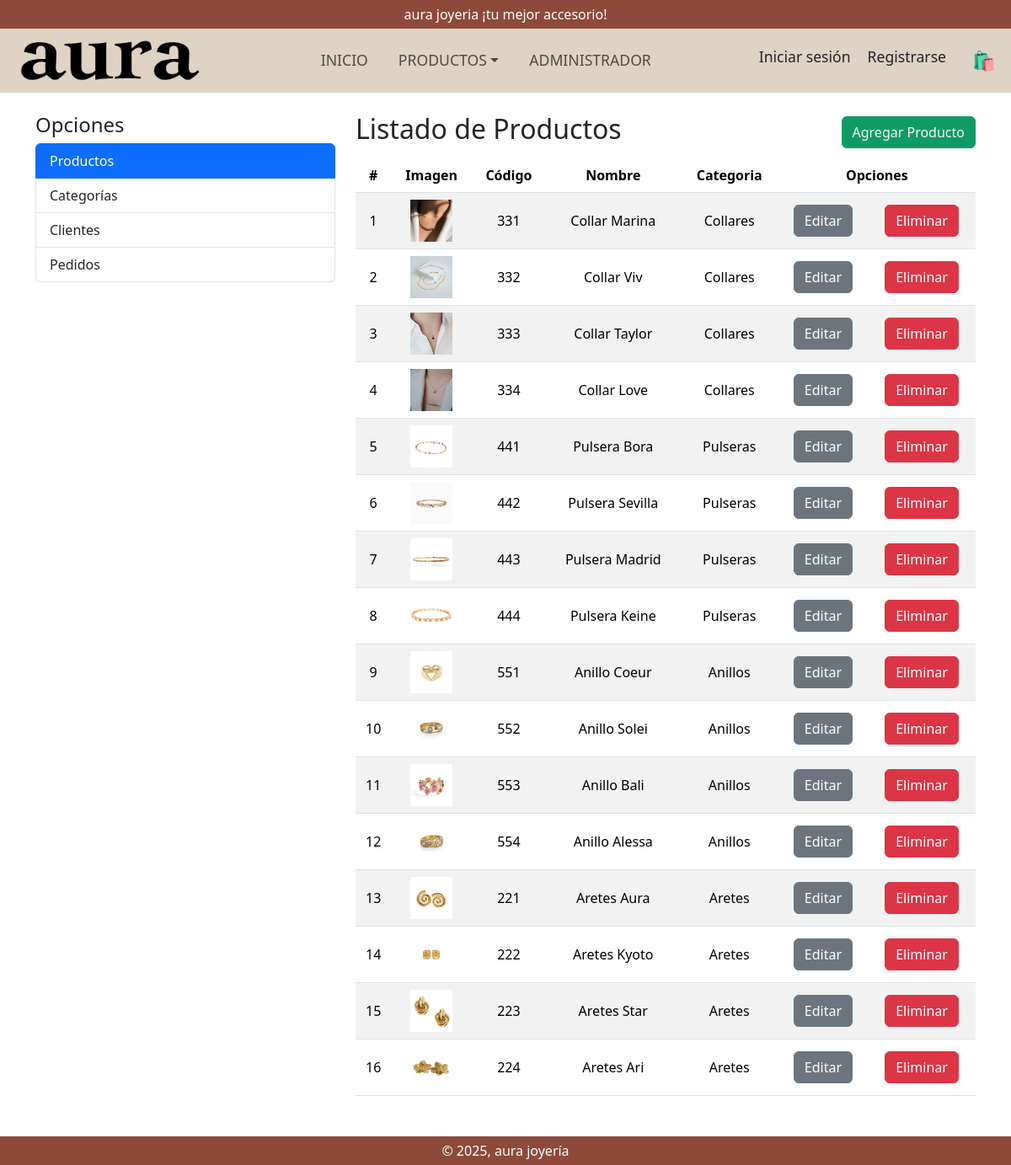
/productos/, run on the app's committed database.
### Aplicaciones/Gestion/models.py (models this page shows, shortened)
class Productos(models.Model):
    codigo=models.CharField(primary_key=True,max_length=6)
    nombre=models.CharField(max_length=50)
    categoria = models.ForeignKey(Categoria, on_delete=models.CASCADE , default=1)
    imagen = models.ImageField(upload_to='productos/', null=True, blank=True)
    precio = models.DecimalField(max_digits=8, decimal_places=2, default=0.00)

class Categoria(models.Model):
    codigo=models.CharField(primary_key=True,max_length=6, default='DEF001')
    nombre=models.CharField(max_length=50)
    def __str__(self):
        return self.nombre

### Aplicaciones/Gestion/views.py (the view)
# urls.py: path('productos/', views.gestionproductos),
def gestionproductos(request): #request es una peticion modelo cliente servidor
    productos = Productos.objects.all() #listado de todos los productos
    return render(request, "gestionproductos.html", {"productos":productos})

### Aplicaciones/Gestion/context_processors.py (called while the page is built)
def categorias_disponibles(request):
    categorias = Categoria.objects.all()
    return {'categorias': categorias}

### Aplicaciones/Gestion/templates/gestionproductos.html (shortened to what this page needs)
{% extends "./base.html"%}
{% block body %}
<div class="row">
    <div class="col-md-4">
        <h4>Opciones</h4>
        <div class="list-group">
            <a href="/productos" class="list-group-item list-group-item-action active">Productos</a>
            <a href="/categorias" class="list-group-item list-group-item-action">Categorías</a>
            <a href="/clientes" class="list-group-item list-group-item-action">Clientes</a>
            <a href="/pedidos" class="list-group-item list-group-item-action">Pedidos</a>
        </div>
    </div>
    <div class="col-md-8">
        <div class="d-flex justify-content-between align-items-center">
            <h2>Listado de Productos</h2>
            <a href="{% url 'agregar_producto' %}" class="btn btn-custom">Agregar Producto</a>
        </div>
        <div class="table-responsive py-2">
            <table class="table table-striped">
                <thead>
                    <tr>
                        <th>#</th>
                        <th>Imagen</th>
                        <th>Código</th>
                        <th>Nombre</th>
                        <th>Categoria</th>
                        <th colspan="2">Opciones</th>
                    </tr>
                </thead>
                <tbody>
                    {% for p in productos %}
                    <tr>
                        <td>{{ forloop.counter }}</td>
                        <td>
                            {% if p.imagen %}
                                <img src="{{ p.imagen.url }}" width="50" height="50" alt="Imagen producto">
                            {% else %}
                                Sin imagen
                            {% endif %}
                        </td>
                        <td>{{ p.codigo }}</td>
                        <td>{{ p.nombre }}</td>
                        <td>{{ p.categoria }}</td>
                        <td><a href="/edicionProducto/{{ p.codigo }}" class="btn btn-secondary">Editar</a></td>
                        <td><a href="/eliminacionProducto/{{ p.codigo }}" class="btn btn-danger btnEliminacion">Eliminar</a></td>
                    </tr>
                    {% endfor %}
                </tbody>
            </table>
        </div>
    </div>
</div>
{% endblock %}

### static/css/gestionProductos.css (style rules this page uses)
th,td { text-align: center; vertical-align: middle; }

### Aplicaciones/Gestion/templates/base.html (style rules this page uses)
html, body { height: 100%; margin: 0; padding: 0; }
body { display: flex; flex-direction: column; }
.btn-custom { background-color: #109b66; color: whitesmoke; border-color: #109b66; }

### data on the page
Productos: imagen (picture), codigo "331", nombre "Collar Marina", categoria "Collares"
Productos: imagen (picture), codigo "332", nombre "Collar Viv", categoria "Collares"
Productos: imagen (picture), codigo "333", nombre "Collar Taylor", categoria "Collares"
Productos: imagen (picture), codigo "334", nombre "Collar Love", categoria "Collares"
Productos: imagen (picture), codigo "441", nombre "Pulsera Bora", categoria "Pulseras"
Productos: imagen (picture), codigo "442", nombre "Pulsera Sevilla", categoria "Pulseras"
Productos: imagen (picture), codigo "443", nombre "Pulsera Madrid", categoria "Pulseras"
Productos: imagen (picture), codigo "444", nombre "Pulsera Keine", categoria "Pulseras"
Productos: imagen (picture), codigo "551", nombre "Anillo Coeur", categoria "Anillos"
Productos: imagen (picture), codigo "552", nombre "Anillo Solei", categoria "Anillos"
Productos: imagen (picture), codigo "553", nombre "Anillo Bali", categoria "Anillos"
Productos: imagen (picture), codigo "554", nombre "Anillo Alessa", categoria "Anillos"
Productos: imagen (picture), codigo "221", nombre "Aretes Aura", categoria "Aretes"
Productos: imagen (picture), codigo "222", nombre "Aretes Kyoto", categoria "Aretes"
Productos: imagen (picture), codigo "223", nombre "Aretes Star", categoria "Aretes"
Productos: imagen (picture), codigo "224", nombre "Aretes Ari", categoria "Aretes"
